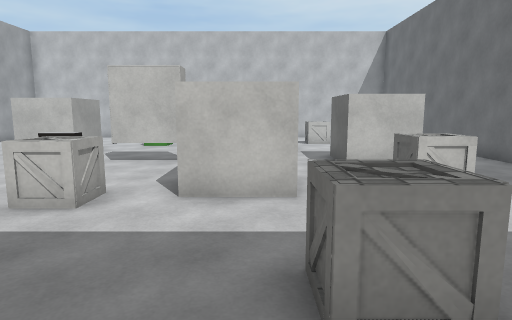
View 1 (above)

17 first-person views from a walk through a 3-D level made in the Unity game engine. The camera is 1.4 m above the floor, tilts 8° down and sees 75° across. The floor is counted in squares, 1 m on a side. Each view is taken from the middle of a square. On the plan, view 1 faces up. The plan holds only what a view shows up to about 15 squares ahead; the rest is blank. Door leaves are left out, so doorways stand open. Surface patterns are stand-ins for the level's own textures.

View 2
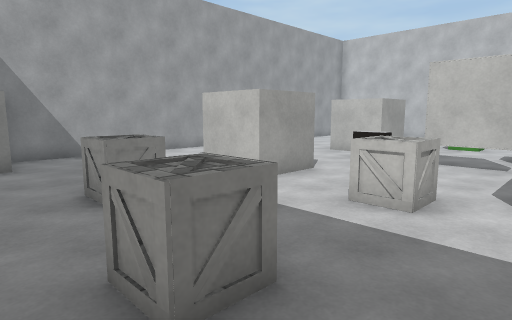

View 3
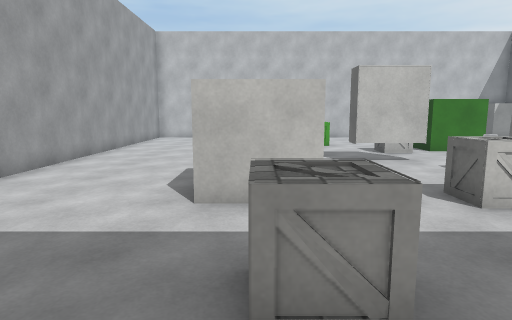

View 4
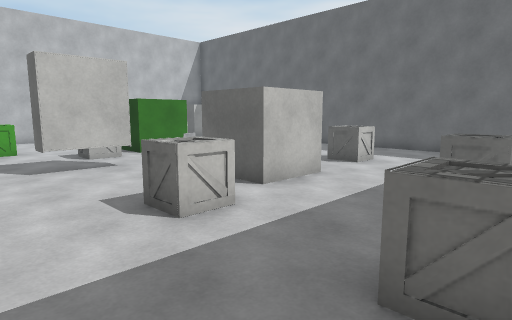

View 5
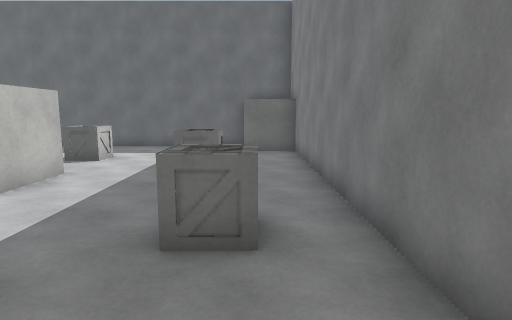

View 6
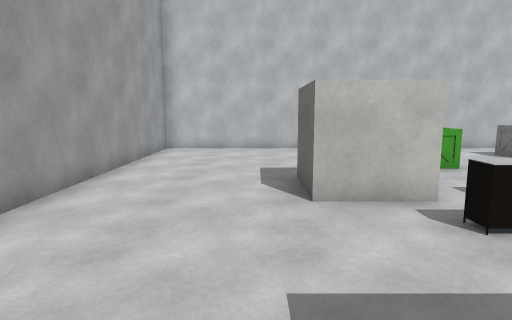

View 7
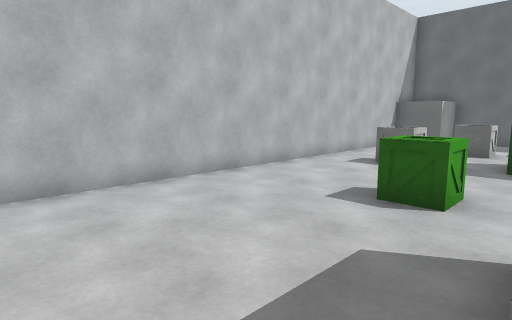

View 8
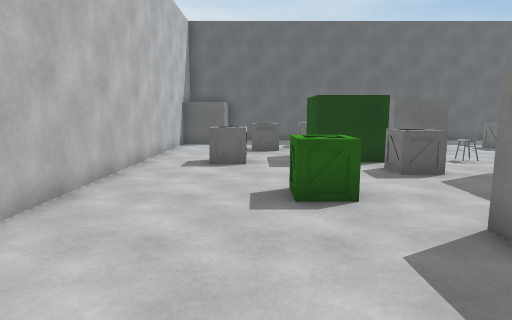

View 9
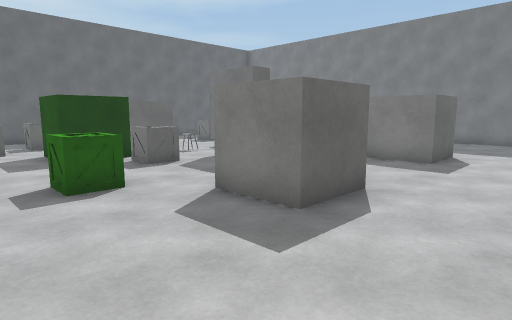

View 10
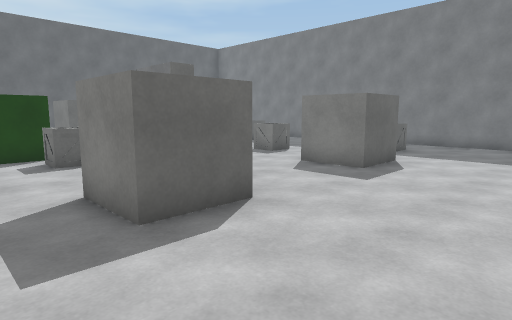

View 11
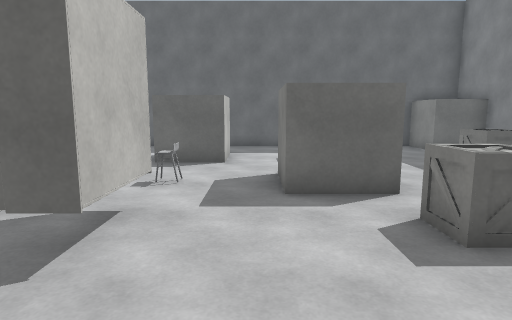

View 12
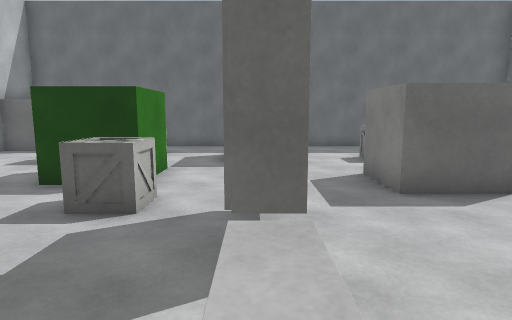

View 13
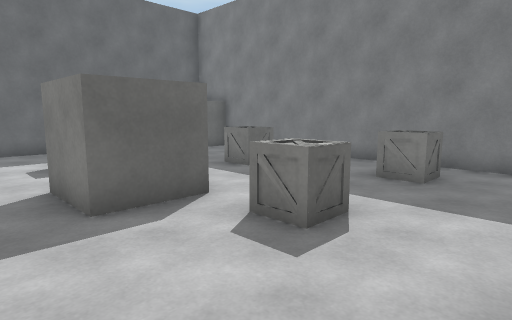

View 14
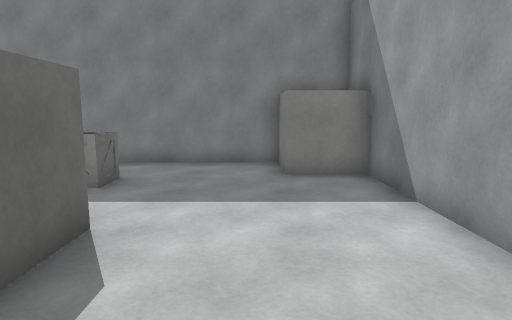

View 15
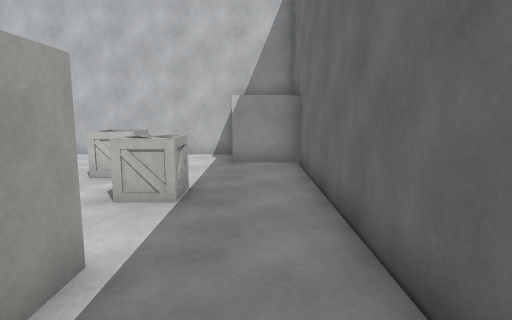

View 16
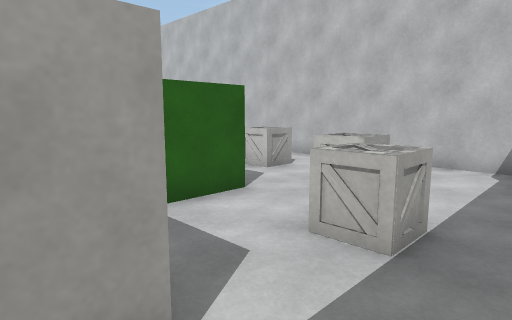

View 17
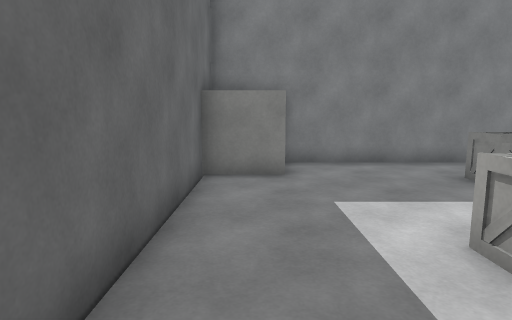

### Floor plan
Points are (right, up) in squares from view 1. A wall is a line through its corners. A room is listed if a view was taken in it or the views show most of it. See-through windows are left out.
Room 1 (views 1, 2, 3, 4, 5, 6, 7, 8, 9, 10, 11, 12, 13, 14, 15, 16, 17)
walls: (-6, 7.1) (-6, 5.1) (-8.1, 5.1) (-8.1, 7.1) (-6, 7.1); (-6, 11.2) (-8.1, 11.2) (-8.1, 13.2) (-6, 13.2) (-6, 11.2); (-0.6, 12.3) (-0.6, 14.3) (1.4, 14.3) (1.4, 12.3) (-0.6, 12.3); (0.8, 5.5) (-1.3, 5.5) (-1.3, 7.5) (0.8, 7.5); (4.5, 8.9) (2.4, 8.9) (2.4, 10.9) (4.4, 10.9) (4.4, 9.9); (-10.7, 1.4) (-10.7, -0.5) (5.3, -0.5) (5.3, 1.4) (7.2, 1.4) (7.2, 17.4) (5.3, 17.4) (5.3, 19.3) (-12.6, 19.3) (-12.6, 1.4) (-10.7, 1.4)
ways out: open door at (-3.5, 18)
objects: other object (-7, 2) to (-6, 3); other object (-6, 10) to (-5, 10); other object (-5, 14) to (-4, 15); other object (-4, 1) to (-3, 2); other object (-4, 5) to (-3, 6); other object (-4, 10) to (-2, 10); other object (-2, 12) to (-2, 13); other object (-1, 16) to (0, 17); other object (0, 10); other object (1, 2) to (1, 3); other object (2, 15) to (3, 16); other object (3, 6) to (4, 7); other object (4, 13) to (5, 14)

Positions as (right, up) in squares from view 1, and headings:
1: (0, 0), facing up
2: (-1, 0), facing up-left
3: (-7, 0), facing up
4: (-6, 1), facing up-right
5: (-7, 1), facing right
6: (-9, 6), facing up
7: (-10, 13), facing up-right
8: (-10, 16), facing right
9: (-11, 17), facing down-right
10: (-12, 15), facing down-right
11: (-7, 8), facing right
12: (-7, 10), facing right
13: (-6, 9), facing down-right
14: (-10, 9), facing down
15: (6, 8), facing up
16: (6, 10), facing up-left
17: (6, 9), facing down
